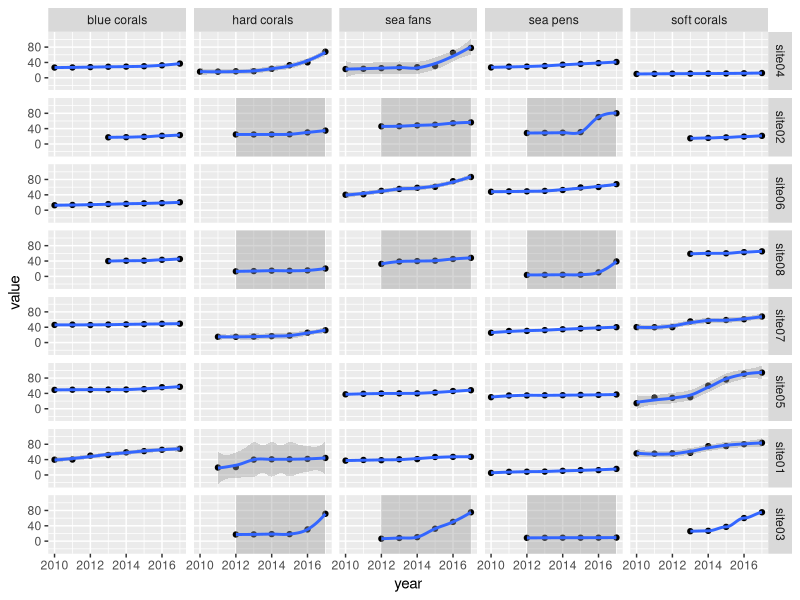

This chart was generated by the following R code:

 # title: "FIT5147 ass 2"
#author: "Akshay Sapra - 29858186"
#date: "4 April 2019"
#output: html_document
#runtime: shiny

  #Task 1 reading the data into CSV
corals = read.csv("assignment-02-data-formated.csv", header=TRUE, sep=',')
corals$value =as.numeric(gsub("%","",as.character(corals$value)))
#corals$value= as.numeric_version(corals$value)
corals


# task 2 Ordering of data 
corals<-corals[order(corals$latitude),]
coralslocation<-unique(corals$location)
#coralslocation
corals$location<-factor((corals$location),levels=coralslocation)
corals


#Task2 creating static graph + ordering by latititude+ facet+smoother
library(ggplot2)
myGraph = ggplot ( data = corals, aes (x = year,y = value))
myGraph+geom_point()+ facet_grid(location~coralType)+ geom_smooth(aes(group = 1))



#Refernece: https://community.rstudio.com/t/filtering-my-plot-according-to-user-selection-shiny/27517



